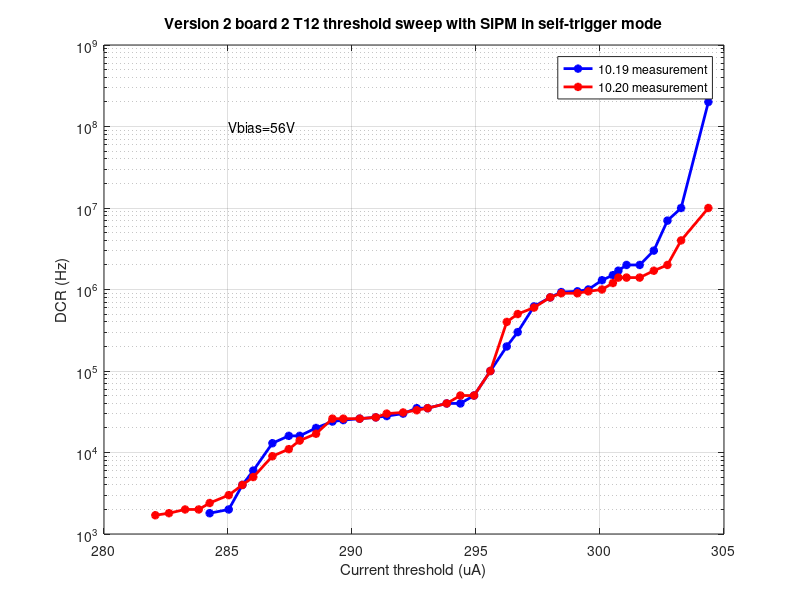

Write MATLAB code to recreate this figure.
clear all;
close all;
clc;
format long;
ith=[304.37,303.27,302.72,302.17,301.6,...
    301.07,300.74,300.52,300.08,299.53,...
    299.09,298.44,297.99,297.34,296.68,...
    296.24,295.58,294.92,294.37,293.82,...
    293.05,292.61,292.06,291.40,290.96,...
    290.31,289.65,289.21,288.55,287.89,...
    287.45,286.79,286.02,285.58,285.03,284.26];
freq=[200e6,10e6,7e6,3e6,2e6,...
    2e6,1.7e6,1.5e6,1.3e6,1e6,...
    950e3,930e3,800e3,620e3,300e3,...
    200e3,100e3,50e3,40e3,40e3,...
    35e3,35e3,30e3,28e3,27e3,...
    26e3,25e3,24e3,20e3,16e3,...
    16e3,13e3,6e3,4e3,2e3,1.8e3];
ith1=[304.37,303.27,302.72,302.17,301.6,...
    301.07,300.74,300.52,300.08,299.53,...
    299.09,298.44,297.99,297.34,296.68,...
    296.24,295.58,294.92,294.37,293.82,...
    293.05,292.61,292.06,291.40,290.96,...
    290.31,289.65,289.21,288.55,287.89,...
    287.45,286.79,286.02,285.58,285.03,...
    284.26,283.82,283.27,282.62,282.07];
freq1=[10E6,4E6,2E6,1.7E6,1.4E6,...
    1.4E6,1.4E6,1.2E6,1E6,950E3,...
    900E3,900E3,800E3,600E3,500E3,...
    400E3,100E3,50E3,50E3,40E3,...
    35E3,33E3,31E3,30E3,27E3,...
    26E3,26E3,26E3,17E3,14E3,...
    11E3,9E3,5E3,4E3,3E3,...
    2.4E3,2E3,2E3,1.8E3,1.7E3];
semilogy(ith,freq,'b*-','LineWidth', 2)
hold on
semilogy(ith1,freq1,'r*-','LineWidth', 2)
grid on
xlabel('Current threshold (uA)');
ylabel('DCR (Hz)');
title('Version 2 board 2 T12 threshold sweep with SiPM in self-trigger mode')
legend('10.19 measurement','10.20 measurement');
text(285,1e8,'Vbias=56V');
